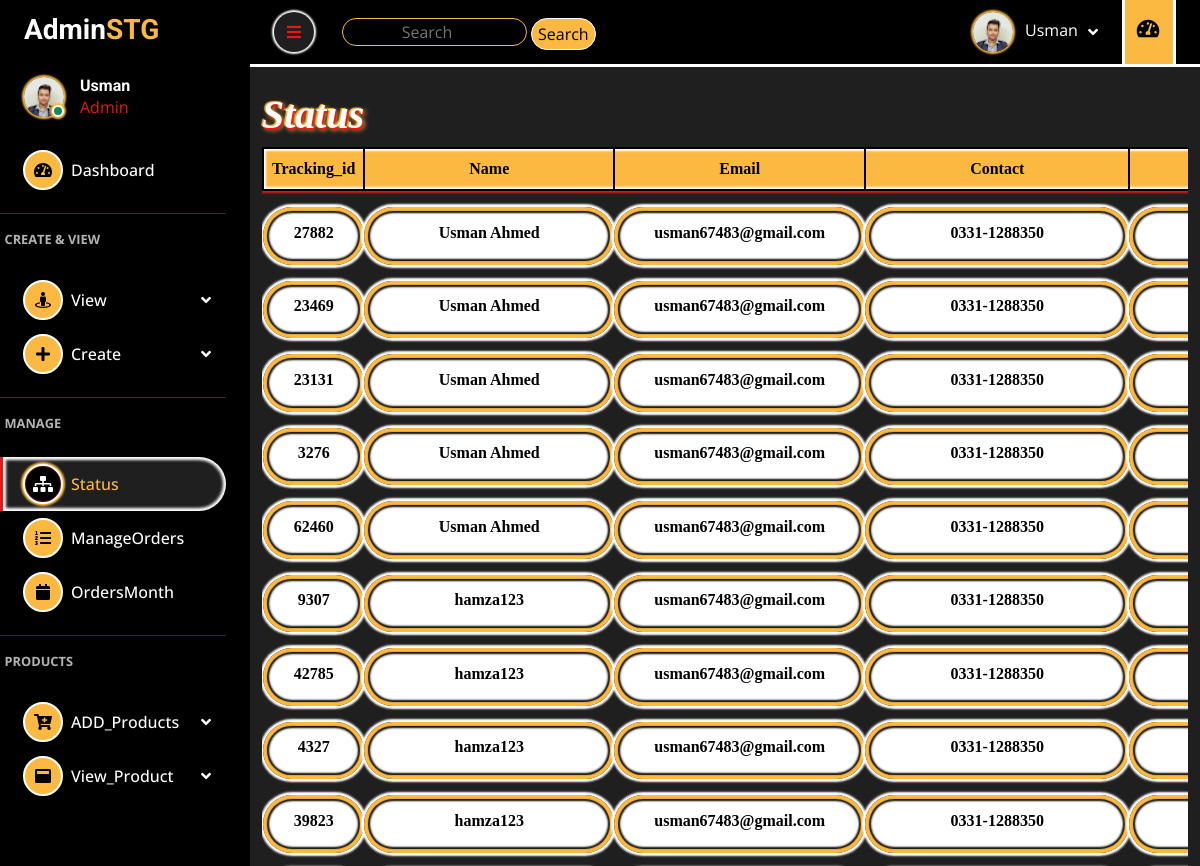
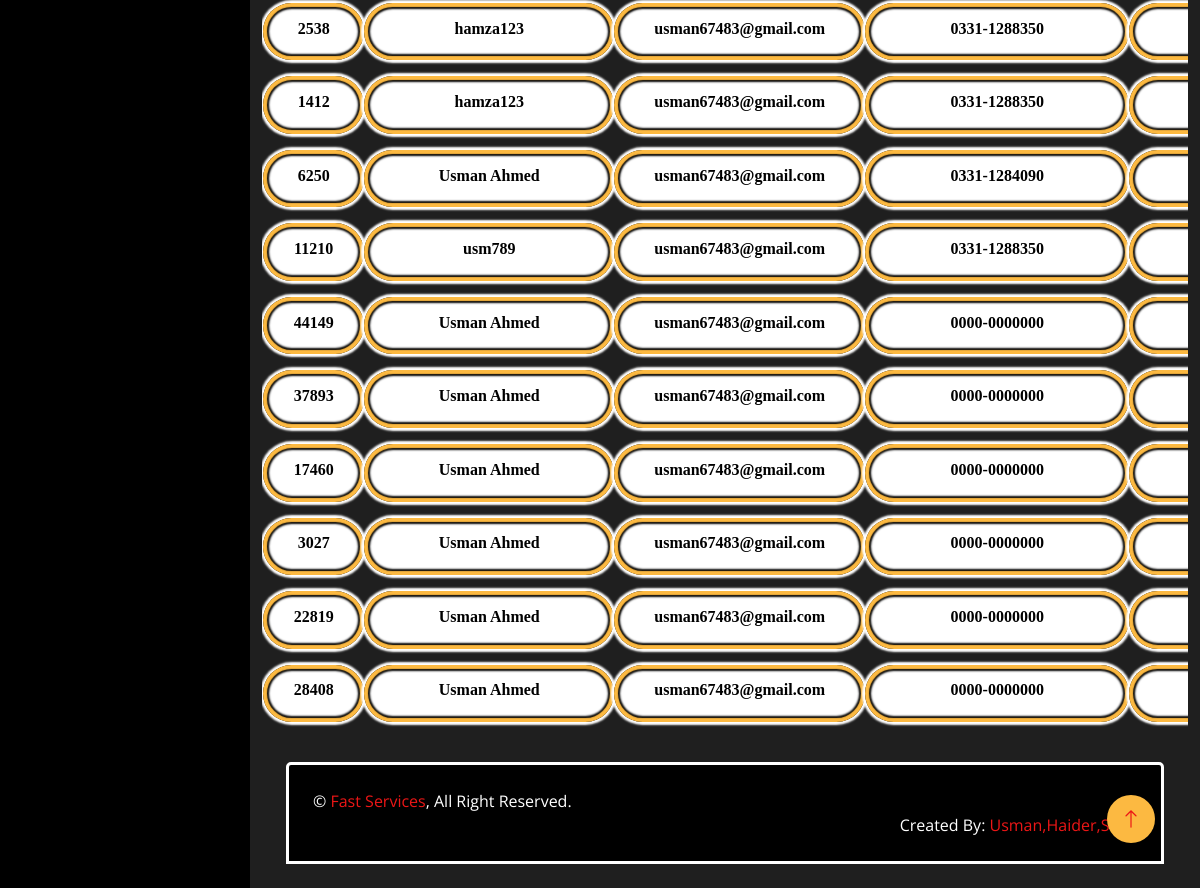
Screenshot of /admin/status.php (signed in) with the database file from the repository (2 pictures, top to bottom).
### tables this page shows
CREATE TABLE `order_details` (
  `id` int(255) NOT NULL,
  `tracking_id` int(255) NOT NULL,
  `user_name` varchar(255) NOT NULL,
  `email` varchar(255) NOT NULL,
  `contact` varchar(255) NOT NULL,
  `branch` varchar(255) NOT NULL,
  `address` varchar(255) NOT NULL,
  `status` varchar(255) NOT NULL,
  `coupan` varchar(255) NOT NULL DEFAULT 'no applied',
  `coupan discount` int(255) NOT NULL,
  `date` varchar(255) NOT NULL,
  `month` varchar(255) NOT NULL,
  `total_qtn` int(255) NOT NULL,
  `total` int(255) NOT NULL
);

### admin/status.php (the view, shortened to what this page needs)
<?php
include '../connection.php';
$query="SELECT * FROM `order_details` where `status`='pending' or `status`='process'";
$conn=mysqli_query($connect,$query);
?>
<!DOCTYPE html>
<html lang="en">
<head>
<?php
echo '
    <link rel="preconnect" href="https://fonts.googleapis.com">
    <link rel="preconnect" href="https://fonts.gstatic.com" crossorigin>
    <link href="https://fonts.googleapis.com/css2?family=Open+Sans:wght@400;600&family=Roboto:wght@500;700&display=swap" rel="stylesheet">
    <link href="https://cdnjs.cloudflare.com/ajax/libs/font-awesome/5.10.0/css/all.min.css" rel="stylesheet">
    <link href="https://cdn.jsdelivr.net/npm/bootstrap-icons@1.4.1/font/bootstrap-icons.css" rel="stylesheet">
    <link href="lib/owlcarousel/assets/owl.carousel.min.css" rel="stylesheet">
    <link href="lib/tempusdominus/css/tempusdominus-bootstrap-4.min.css" rel="stylesheet" />
    <link href="css/bootstrap.min.css" rel="stylesheet">
    <link href="css/style.css" rel="stylesheet">
    '
    ?>
</head>
<body>
    <div class="container-fluid position-relative d-flex p-0">
        <div class="sidebar pe-4 pb-3">
            <nav class="navbar">
                <a href="index.php" class="navbar-brand mx-4 mb-3">
                    <h3 class="h3"><span class="name">Admin</span>STG</h3>
                </a>
                <div class="d-flex align-items-center ms-4 mb-4">
                    <div class="position-relative">
                        <img class="rounded-circle" src="../image/<?php echo $_SESSION['aimage'] ?>" alt="" style="width: 40px; height: 40px;">
                        <div class="bg-success rounded-circle border border-2 border-white position-absolute end-0 bottom-0 p-1"></div>
                    </div>
                    <div class="ms-3">
                        <h6 class="mb-0"><?php echo $_SESSION['aname'] ?></h6>
                        <span>Admin</span>
                    </div>
                </div>
                <div class="navbar-nav w-100">
                    <a href="index.php" class="nav-item nav-link"><i class="fa fa-tachometer-alt me-2"></i>Dashboard</a>
                    <hr>
                   <span style="margin-left:2%;font-weight:bolder;opacity:70%; color:white;font-size:80%">CREATE & VIEW</span>
                   <br>
                    <div class="nav-item dropdown">
                        <a href="#" class="nav-link dropdown-toggle" data-bs-toggle="dropdown"><i class="fa fa-street-view me-2"></i>View</a>
                    </div>
                    <div class="nav-item dropdown">
                        <a href="#" class="nav-link dropdown-toggle" data-bs-toggle="dropdown"><i class="fa fa-plus me-2"></i>Create</a>
                    </div>
                    <hr>
                    <span style="margin-left:2%;font-weight:bolder;opacity:70%; color:white;font-size:80%">MANAGE</span>
                    <br>
                    <a href="status.php" class="nav-item active nav-link"><i class="fa fa-sitemap me-2"></i>Status</a>
                    <a href="manage.php" class="nav-item nav-link"><i class="fa fa-list-ol me-2"></i>ManageOrders</a>
                    <a href="month.php" class="nav-item nav-link"><i class="fa fa-calendar me-2"></i>OrdersMonth</a>
                    <hr>
                    <span style="margin-left:2%;font-weight:bolder;opacity:70%; color:white;font-size:80%">PRODUCTS</span>
                    <br>
                    <div class="nav-item dropdown">
                        <a href="#" class="nav-link dropdown-toggle" data-bs-toggle="dropdown"><i class="fa fa-cart-plus me-2"></i>ADD_Products</a>
                    </div>
                    <div class="nav-item dropdown">
                        <a href="#" class="nav-link dropdown-toggle" data-bs-toggle="dropdown"><i class="fa fa-window-maximize me-2"></i>View_Product</a>
                    </div>
                </div>
            </nav>
        </div>
        <div class="content">
            <nav class="navbar n navbar-expand  sticky-top px-4 py-0">
                <a href="#" class="sidebar-toggler flex-shrink-0">
                    <i class="fa fa-bars"></i>
                </a>
                <form class="d-none d-md-flex ms-4" method="post">
                    <input class="form-contro border-0 m-1 aa1" type="search" name="search" placeholder="Search">
                    <input class="aa" type="submit" value="Search" name="submit">
                </form>
                <div class="navbar-nav align-items-center ms-auto me-4">
                    <div class="nav-item dropdown">
                        <a href="#" class="nav-link dropdown-toggle" data-bs-toggle="dropdown">
                            <img class="rounded-circle me-lg-2" src="../image/<?php echo $_SESSION['aimage'] ?>" alt="" style="width: 40px; height: 40px;">
                            <span class="d-none d-lg-inline-flex s"><?php echo $_SESSION['aname'] ?></span>
                        </a>
                    </div>
                </div>
                <a href="index.php" class="p22"><p class="p2 btn btn-lg btn-lg-square"><i class="fa fa-tachometer-alt"></i></p></a>
            </nav>
            <br>
<div class="container-fluid">
<h1 class="h11">Status</h1>
<div class="text-center">
<div class="table-responsive trr">
<table class='table'>
        <thead>
            <tr>
                <th>Tracking_id</th>
                <th><span class="color">........................</span>Name<span class="color">........................</span></th>
                <th><span class="color">........................</span>Email<span class="color">........................</span></th>
                <th><span class="color">........................</span>Contact<span class="color">........................</span></th>
                <th><span class="color">........................</span>Address<span class="color">........................</span></th>
            </tr>
            </thead>
            <?php
while($row=mysqli_fetch_assoc($conn))
{
    echo "
    <tbody class='me-3'>
  <tr>
    <td class='ts'>".$row['tracking_id']."</td>
    <td class='ts'>".$row['user_name']."</td>
    <td class='ts'>".$row['email']."</td>
    <td class='ts'>".$row['contact']."</td>
    <td class='ts'>".$row['address']."</td>
    <td class='ts'>".$row['status']."</td>
    <td class='ts'>".$row['coupan']."</td>
    <td class='ts'>".$row['coupan discount']."%</td>
    <td class='ts'>".$row['date']."</td>
    <td class='ts'>".$row['month']."</td>
    <td class='ts'>".$row['total_qtn']."</td>
    <td class='ts'>".$row['total']."</td>
    <form action='stupdate.php? id=$row[id] & tracking_id=$row[tracking_id] & qtn=$row[total_qtn]' method='POST'>
    <td class='ts' colspan='2'>
    <select name='status' class='select2 gap'>
    <option value='complete' class='complete'>Complete</option>
    <option value='delete' class='delete'>Delete</option>
    <option value='process' class='process'>Process</option>
    </select>
    <input type='submit' value='Update Status' name='submit' class='btngreen gap'>
    </form>
  </tr>";
}
?>
</body>
            <div class="container-fluid pt-4 px-4">
                <div class="bg-secondary rounded-top p-4">
                    <div class="row">
                        <div class="col-12 col-sm-6 text-center text-sm-start s">
                            &copy; <a href="index.php">Fast Services</a>, All Right Reserved.
                        </div>
                        <div class="col-12 col-sm-6 text-center text-sm-end s">
                            <br>Created By: <a href="#" target="_blank">Usman,Haider,Sana</a>
                        </div>
                    </div>
                </div>
            </div>
            <br>
        <a href="#" class="btn btn-lg btn-lg-square back-to-top"><i class="bi bi-arrow-up"></i></a>
</body>
</html>

### admin/status.php (style rules this page uses)
table { width: 100%; }

### rows the page displays
order_details: tracking "27882", user_name "Usman Ahmed", email "usman67483@gmail.com", contact "0331-1288350"
order_details: tracking "23469", user_name "Usman Ahmed", email "usman67483@gmail.com", contact "0331-1288350"
order_details: tracking "23131", user_name "Usman Ahmed", email "usman67483@gmail.com", contact "0331-1288350"
order_details: tracking "3276", user_name "Usman Ahmed", email "usman67483@gmail.com", contact "0331-1288350"
order_details: tracking "62460", user_name "Usman Ahmed", email "usman67483@gmail.com", contact "0331-1288350"
order_details: tracking "9307", user_name "hamza123", email "usman67483@gmail.com", contact "0331-1288350"
order_details: tracking "42785", user_name "hamza123", email "usman67483@gmail.com", contact "0331-1288350"
order_details: tracking "4327", user_name "hamza123", email "usman67483@gmail.com", contact "0331-1288350"
order_details: tracking "39823", user_name "hamza123", email "usman67483@gmail.com", contact "0331-1288350"
order_details: tracking "2538", user_name "hamza123", email "usman67483@gmail.com", contact "0331-1288350"
order_details: tracking "1412", user_name "hamza123", email "usman67483@gmail.com", contact "0331-1288350"
order_details: tracking "6250", user_name "Usman Ahmed", email "usman67483@gmail.com", contact "0331-1284090"
order_details: tracking "11210", user_name "usm789", email "usman67483@gmail.com", contact "0331-1288350"
order_details: tracking "44149", user_name "Usman Ahmed", email "usman67483@gmail.com", contact "0000-0000000"
order_details: tracking "37893", user_name "Usman Ahmed", email "usman67483@gmail.com", contact "0000-0000000"
order_details: tracking "17460", user_name "Usman Ahmed", email "usman67483@gmail.com", contact "0000-0000000"
order_details: tracking "3027", user_name "Usman Ahmed", email "usman67483@gmail.com", contact "0000-0000000"
order_details: tracking "22819", user_name "Usman Ahmed", email "usman67483@gmail.com", contact "0000-0000000"
order_details: tracking "28408", user_name "Usman Ahmed", email "usman67483@gmail.com", contact "0000-0000000"

### other values shown
$_SESSION['aname'] "Usman"
